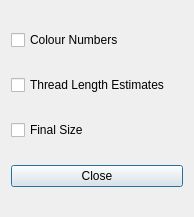
<?xml version="1.0" encoding="UTF-8"?>
<ui version="4.0">
 <class>Dialog</class>
 <widget class="QDialog" name="Dialog">
  <property name="geometry">
   <rect>
    <x>0</x>
    <y>0</y>
    <width>194</width>
    <height>217</height>
   </rect>
  </property>
  <property name="windowTitle">
   <string>Dialog</string>
  </property>
  <layout class="QVBoxLayout" name="verticalLayout">
   <item>
    <widget class="QCheckBox" name="colour_check">
     <property name="text">
      <string>Colour Numbers</string>
     </property>
    </widget>
   </item>
   <item>
    <widget class="QCheckBox" name="length_check">
     <property name="text">
      <string>Thread Length Estimates</string>
     </property>
    </widget>
   </item>
   <item>
    <widget class="QCheckBox" name="size_check">
     <property name="text">
      <string>Final Size</string>
     </property>
    </widget>
   </item>
   <item>
    <widget class="QPushButton" name="close_button">
     <property name="text">
      <string>Close</string>
     </property>
    </widget>
   </item>
  </layout>
 </widget>
 <resources/>
 <connections>
  <connection>
   <sender>close_button</sender>
   <signal>clicked()</signal>
   <receiver>Dialog</receiver>
   <slot>accept()</slot>
   <hints>
    <hint type="sourcelabel">
     <x>96</x>
     <y>172</y>
    </hint>
    <hint type="destinationlabel">
     <x>96</x>
     <y>108</y>
    </hint>
   </hints>
  </connection>
 </connections>
</ui>
